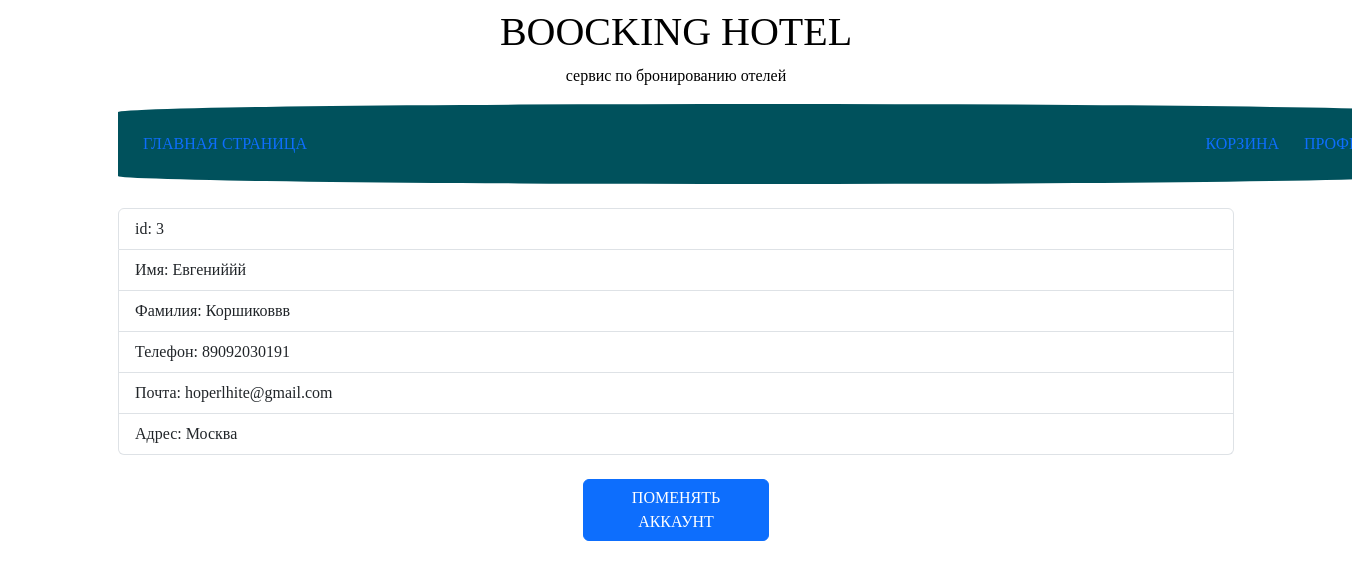
The page /profile/3 on the database its author committed.
### models.py (models this page shows)
class Customer(SQLModel, table=True):
    id: Optional[int] = Field(default=None, primary_key=True)
    first_name: str
    second_name: str
    phone: str
    email: str
    password: str
    address: str

### main.py (the view)
@app.get('/profile/{cust_id}', response_model=Customer, tags=['Pages'])
async def get_profile(request: Request, cust_id: int):
    statement = select(Customer).where(Customer.id == cust_id)
    result = session.exec(statement).first()
    if result == None:
        raise HTTPException(status_code=status.HTTP_404_NOT_FOUND)
    return templates.TemplateResponse(
        request=request,
        name='profile.html',
        context={
            'id': result.id,
            'first_name': result.first_name,
            'second_name': result.second_name,
            'phone': result.phone,
            'email': result.email,
            'address': result.address
        }
    )

### templates/profile.html (shortened to what this page needs)
<!DOCTYPE html>
<html lang="en">
<head>
    <link href="https://cdn.jsdelivr.net/npm/bootstrap@5.3.3/dist/css/bootstrap.min.css" rel="stylesheet"
>
</head></head>
</head>
<body>
<!DOCTYPE html>
<html>
<head>
</head>
<body>
    <div class="center-text">
        <h1>BOOCKING HOTEL</h1>
        <p>сервис по бронированию отелей</p>
    </div>
</body>
</html>
    <div class="container">
        <div style='width: 1300px;
        height: 80px;
        border-radius: 50%/10%;
        position: relative; ;background-color: #00515c;background-size: cover; background-position: center; display: flex; justify-content: space-between; align-items: center; padding: 25px;' class="header">
            <div class="center">
                <a href="{{ url_for('get_all_hotel') }}">ГЛАВНАЯ СТРАНИЦА</a>
            </div>
            <div style="width: 200px; display: flex; justify-content: space-around;" class="right">
                <a href="{{ url_for('get_cart_page') }}">КОРЗИНА</a>
                <a href="{{ url_for('get_login_page') }}">ПРОФИЛЬ</a>
            </div>
        </div>
        <br>
        {%block body%}
        <ul class="list-group">
            <li class="list-group-item">id: {{id}}</li>
            <li class="list-group-item">Имя: {{first_name}}</li>
            <li class="list-group-item">Фамилия: {{second_name}}</li>
            <li class="list-group-item">Телефон: {{phone}}</li>
            <li class="list-group-item">Почта: {{email}}</li>
            <li class="list-group-item">Адрес: {{address}}</li>
        </ul>
        {% endblock %}
        <br>
        <div class="d-grid gap-5 col-2 mx-auto">
            <a class="btn btn-primary" href="{{ url_for('switch_account') }}">ПОМЕНЯТЬ АККАУНТ</a>
        </div>
    </div>
</body>
</html>

### templates/profile.html (style rules this page uses)
a { text-decoration: none; }
body { font-family: "Uni Sans"; color: black; }
body { background-image: url(https://i.yapx.ru/XgCru.png); }
.center-text { text-align: center; font-family: Uni Sans; }

### rows shown on the page
Customer: first_name "Евгениййй", second_name "Коршиковвв", phone "89092030191", email "hoperlhite@gmail.com", address "Москва"

### other values the page prints
{{ id }} "3"
